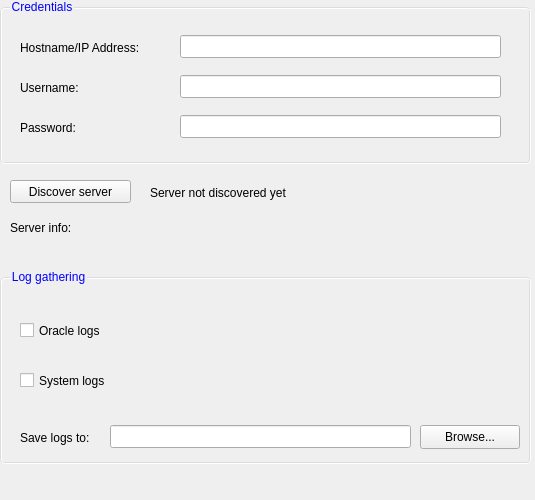
<?xml version="1.0" encoding="UTF-8"?>
<ui version="4.0">
 <class>genericTab</class>
 <widget class="QWidget" name="genericTab">
  <property name="geometry">
   <rect>
    <x>0</x>
    <y>0</y>
    <width>535</width>
    <height>500</height>
   </rect>
  </property>
  <property name="minimumSize">
   <size>
    <width>535</width>
    <height>500</height>
   </size>
  </property>
  <property name="maximumSize">
   <size>
    <width>535</width>
    <height>500</height>
   </size>
  </property>
  <property name="windowTitle">
   <string>Form</string>
  </property>
  <widget class="QGroupBox" name="groupBox_2">
   <property name="geometry">
    <rect>
     <x>0</x>
     <y>270</y>
     <width>531</width>
     <height>201</height>
    </rect>
   </property>
   <property name="styleSheet">
    <string notr="true">QGroupBox { 
	font:10pt &quot;URW Gothic L&quot;;
	color: blue;
	border: 2px groove rgb(220,220,220); 
	border-radius: 5px; 
	margin-top: 7px; 
	margin-bottom: 7px; 
	padding: 0px
} 

QGroupBox::title {
	top:-7 ex;
	left: 10px; 
	subcontrol-origin: border
}

</string>
   </property>
   <property name="title">
    <string>Log gathering</string>
   </property>
   <widget class="QCheckBox" name="chkOracle">
    <property name="geometry">
     <rect>
      <x>20</x>
      <y>50</y>
      <width>121</width>
      <height>21</height>
     </rect>
    </property>
    <property name="text">
     <string>Oracle logs</string>
    </property>
   </widget>
   <widget class="QCheckBox" name="chkLinux">
    <property name="geometry">
     <rect>
      <x>20</x>
      <y>100</y>
      <width>291</width>
      <height>21</height>
     </rect>
    </property>
    <property name="text">
     <string>System logs</string>
    </property>
   </widget>
   <widget class="QLabel" name="lblSaveLogs2">
    <property name="geometry">
     <rect>
      <x>20</x>
      <y>160</y>
      <width>101</width>
      <height>16</height>
     </rect>
    </property>
    <property name="text">
     <string>Save logs to:</string>
    </property>
   </widget>
   <widget class="QLineEdit" name="leLogs">
    <property name="geometry">
     <rect>
      <x>110</x>
      <y>155</y>
      <width>301</width>
      <height>23</height>
     </rect>
    </property>
   </widget>
   <widget class="QPushButton" name="btnBrowse">
    <property name="geometry">
     <rect>
      <x>420</x>
      <y>155</y>
      <width>100</width>
      <height>24</height>
     </rect>
    </property>
    <property name="text">
     <string>Browse...</string>
    </property>
   </widget>
  </widget>
  <widget class="QGroupBox" name="groupBox">
   <property name="geometry">
    <rect>
     <x>0</x>
     <y>0</y>
     <width>531</width>
     <height>171</height>
    </rect>
   </property>
   <property name="styleSheet">
    <string notr="true">QGroupBox { 
	font:10pt &quot;URW Gothic L&quot;;
	color: blue;
	border: 2px groove rgb(220,220,220); 
	border-radius: 5px; 
	margin-top: 7px; 
	margin-bottom: 7px; 
	padding: 0px
} 

QGroupBox::title {
	top:-7 ex;
	left: 10px; 
	subcontrol-origin: border
}

</string>
   </property>
   <property name="title">
    <string>Credentials</string>
   </property>
   <widget class="QLabel" name="lblhostname">
    <property name="geometry">
     <rect>
      <x>20</x>
      <y>40</y>
      <width>151</width>
      <height>16</height>
     </rect>
    </property>
    <property name="text">
     <string>Hostname/IP Address:</string>
    </property>
   </widget>
   <widget class="QLabel" name="lblUsername">
    <property name="geometry">
     <rect>
      <x>20</x>
      <y>80</y>
      <width>151</width>
      <height>16</height>
     </rect>
    </property>
    <property name="text">
     <string>Username:</string>
    </property>
   </widget>
   <widget class="QLabel" name="lblPassword">
    <property name="geometry">
     <rect>
      <x>20</x>
      <y>120</y>
      <width>151</width>
      <height>16</height>
     </rect>
    </property>
    <property name="text">
     <string>Password:</string>
    </property>
   </widget>
   <widget class="QLineEdit" name="lineEdit_2">
    <property name="geometry">
     <rect>
      <x>180</x>
      <y>35</y>
      <width>321</width>
      <height>23</height>
     </rect>
    </property>
   </widget>
   <widget class="QLineEdit" name="lineEdit_3">
    <property name="geometry">
     <rect>
      <x>180</x>
      <y>75</y>
      <width>321</width>
      <height>23</height>
     </rect>
    </property>
   </widget>
   <widget class="QLineEdit" name="lineEdit_4">
    <property name="geometry">
     <rect>
      <x>180</x>
      <y>115</y>
      <width>321</width>
      <height>23</height>
     </rect>
    </property>
    <property name="echoMode">
     <enum>QLineEdit::Password</enum>
    </property>
   </widget>
  </widget>
  <widget class="QPushButton" name="btnDiscover">
   <property name="geometry">
    <rect>
     <x>10</x>
     <y>180</y>
     <width>121</width>
     <height>23</height>
    </rect>
   </property>
   <property name="text">
    <string>Discover server</string>
   </property>
  </widget>
  <widget class="QLabel" name="lblDiscovery">
   <property name="geometry">
    <rect>
     <x>150</x>
     <y>185</y>
     <width>171</width>
     <height>16</height>
    </rect>
   </property>
   <property name="text">
    <string>Server not discovered yet</string>
   </property>
  </widget>
  <widget class="QLabel" name="lblJustALabel">
   <property name="geometry">
    <rect>
     <x>10</x>
     <y>220</y>
     <width>111</width>
     <height>16</height>
    </rect>
   </property>
   <property name="text">
    <string>Server info:</string>
   </property>
  </widget>
  <widget class="QLabel" name="lblServerInfo">
   <property name="geometry">
    <rect>
     <x>150</x>
     <y>220</y>
     <width>61</width>
     <height>15</height>
    </rect>
   </property>
   <property name="text">
    <string/>
   </property>
  </widget>
 </widget>
 <resources/>
 <connections/>
</ui>
